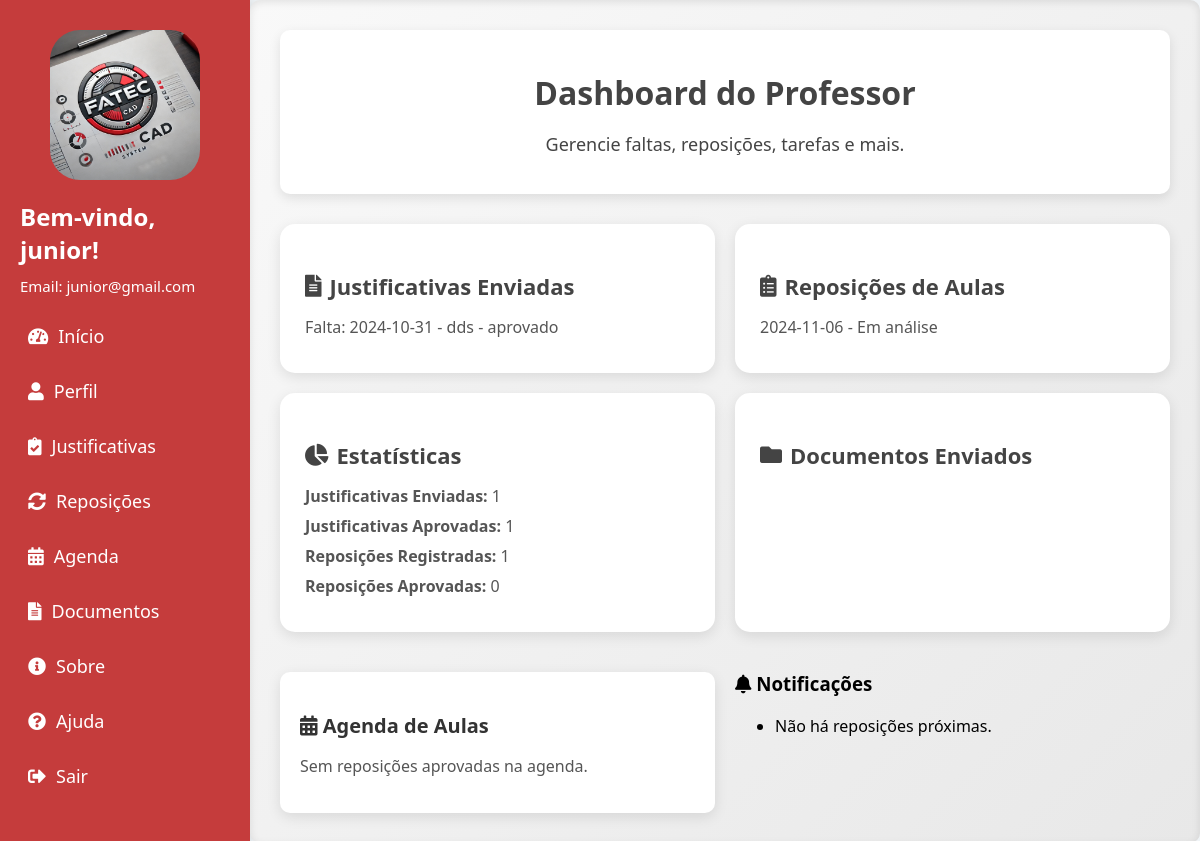
Page /professor_dashboard.php (signed in) on the committed database.
### tables this page shows
CREATE TABLE `justificativas` (
  `id` int(11) NOT NULL,
  `data_falta` date NOT NULL,
  `tipo_justificativa` varchar(100) DEFAULT NULL,
  `motivo` text DEFAULT NULL,
  `status` varchar(20) DEFAULT 'em análise',
  `data_envio` timestamp NOT NULL DEFAULT current_timestamp(),
  `motivo_rejeicao` text DEFAULT NULL,
  `comprovante` varchar(255) DEFAULT NULL,
  `usuario_id` int(11) NOT NULL
);

CREATE TABLE `reposicoes` (
  `id` int(11) NOT NULL,
  `data_reposicao` date NOT NULL,
  `horario_inicio` time DEFAULT NULL,
  `horario_termino` time DEFAULT NULL,
  `disciplina` varchar(100) DEFAULT NULL,
  `status` varchar(20) DEFAULT 'em análise',
  `data_envio` timestamp NOT NULL DEFAULT current_timestamp(),
  `motivo_rejeicao` text DEFAULT NULL,
  `usuario_id` int(11) DEFAULT NULL,
  `descricao` text NOT NULL
);

### professor_dashboard.php (the view, shortened to what this page needs)
<?php
require 'db.php';
$usuario_id = $_SESSION['user_id'];
$usuario_nome = $_SESSION['user_nome'];
$usuario_email = $_SESSION['user_email'];
try {
    $stmt_justificativas = $pdo->prepare("
        SELECT data_falta, tipo_justificativa, comprovante AS documento_nome,
               CASE
                   WHEN status = 'aprovado' THEN 'aprovado'
                   WHEN status = 'reprovado' THEN 'reprovado'
                   ELSE 'Em análise'
               END AS status
        FROM justificativas WHERE usuario_id = :usuario_id
    ");
    $stmt_justificativas->bindParam(':usuario_id', $usuario_id);
    $stmt_justificativas->execute();
    $justificativas = $stmt_justificativas->fetchAll(PDO::FETCH_ASSOC);
$stmt_reposicoes = $pdo->prepare("
    SELECT data_reposicao, descricao, horario_inicio,
           CASE
               WHEN status = 'Aprovada' THEN 'Aprovada'
               WHEN status = 'Reprovada' THEN 'Reprovada'
               ELSE 'Em análise'
           END AS status
    FROM reposicoes
    WHERE usuario_id = :usuario_id
    AND (status = 'Reprovada' OR status = 'Em análise' OR status = 'Aprovada')
");
$stmt_reposicoes->bindParam(':usuario_id', $usuario_id);
$stmt_reposicoes->execute();
$reposicoes = $stmt_reposicoes->fetchAll(PDO::FETCH_ASSOC);
    $stmt_eventos = $pdo->prepare("
        SELECT data_reposicao, descricao, horario_inicio, disciplina
        FROM reposicoes
        WHERE usuario_id = :usuario_id
        AND status = 'Aprovada'
        AND data_reposicao >= CURDATE()
        ORDER BY data_reposicao ASC
    ");
    $stmt_eventos->bindParam(':usuario_id', $usuario_id);
    $stmt_eventos->execute();
    $eventos = $stmt_eventos->fetchAll(PDO::FETCH_ASSOC);
    $stmt_notificacoes = $pdo->prepare("
        SELECT data_reposicao, descricao
        FROM reposicoes
        WHERE usuario_id = :usuario_id AND status = 'Aprovada' AND data_reposicao BETWEEN CURDATE() AND DATE_ADD(CURDATE(), INTERVAL 7 DAY)
    ");
    $stmt_notificacoes->bindParam(':usuario_id', $usuario_id);
    $stmt_notificacoes->execute();
    $notificacoes = $stmt_notificacoes->fetchAll(PDO::FETCH_ASSOC);
} catch (PDOException $e) {
    die("Erro ao buscar informações: " . $e->getMessage());
}
?>
<!DOCTYPE html>
<html lang="pt-br">
<head>
    <link rel="stylesheet" href="dashboard_professor.css">
    <link rel="stylesheet" href="https://use.fontawesome.com/releases/v5.8.2/css/all.css">
</head>
<body>
    <div class="dashboard-container">
        <div class="sidebar">
            <div class="sidebar-header">
                <img src="img/logo.jpg" id="logo" alt="Logo">
                <h2>Bem-vindo, <?php echo htmlspecialchars($usuario_nome); ?>!</h2>
                <p>Email: <?php echo htmlspecialchars($usuario_email); ?></p>
            </div>
            <nav class="sidebar-nav">
                <ul>
                    <li><a href="professor_dashboard.php"><i class="fas fa-tachometer-alt"></i> Início</a></li>
                    <li><a href="perfil.php"><i class="fas fa-user"></i> Perfil</a></li>
                    <li><a href="justificativa.php"><i class="fas fa-clipboard-check"></i> Justificativas</a></li>
                    <li><a href="reposicao.php"><i class="fas fa-sync-alt"></i> Reposições</a></li>
                    <li><a href="agenda.php"><i class="fas fa-calendar-alt"></i> Agenda</a></li>
                    <li><a href="documentos.php"><i class="fas fa-file-alt"></i> Documentos</a></li>
                    <li class="sobre"><a href="sobre.php"><i class="fas fa-info-circle"></i> Sobre</a></li>
                    <li class="ajuda"><a href="ajuda.php"><i class="fas fa-question-circle"></i> Ajuda</a></li>
                    <li><a href="logout.php"><i class="fas fa-sign-out-alt"></i> Sair</a></li>
                </ul>
            </nav>
        </div>
        <div class="content">
            <div class="header">
                <h1>Dashboard do Professor</h1>
                <p>Gerencie faltas, reposições, tarefas e mais.</p>
            </div>
            <div class="dashboard-cards">
    <div class="card">
        <h3><i class="fas fa-file-alt"></i> Justificativas Enviadas</h3>
        <ul>
            <?php if ($justificativas): ?>
                <?php foreach ($justificativas as $justificativa): ?>
                    <li>Falta: <?php echo htmlspecialchars($justificativa['data_falta']); ?> - <?php echo htmlspecialchars($justificativa['tipo_justificativa']); ?> - <?php echo htmlspecialchars($justificativa['status']); ?></li>
                <?php endforeach; ?>
            <?php else: ?>
                <li>Nenhuma justificativa enviada.</li>
            <?php endif; ?>
        </ul>
    </div>
    <div class="card">
        <h3><i class="fas fa-clipboard-list"></i> Reposições de Aulas</h3>
        <ul>
            <?php if ($reposicoes): ?>
                <?php foreach ($reposicoes as $reposicao): ?>
                    <li><?php echo htmlspecialchars($reposicao['data_reposicao']); ?> - <?php echo htmlspecialchars($reposicao['status']); ?></li>
                <?php endforeach; ?>
            <?php else: ?>
                <li>Nenhuma reposição registrada.</li>
            <?php endif; ?>
        </ul>
    </div>
    <div class="card">
        <h3><i class="fas fa-chart-pie"></i> Estatísticas</h3>
        <ul>
            <li><strong>Justificativas Enviadas:</strong> <?php echo count($justificativas); ?></li>
            <li><strong>Justificativas Aprovadas:</strong> <?php echo count(array_filter($justificativas, fn($j) => $j['status'] === 'aprovado')); ?></li>
            <li><strong>Reposições Registradas:</strong> <?php echo count($reposicoes); ?></li>
            <li><strong>Reposições Aprovadas:</strong> <?php echo count(array_filter($reposicoes, fn($r) => $r['status'] === 'Aprovada')); ?></li>
        </ul>
    </div>
  <div class="card">
                    <h3><i class="fas fa-folder"></i> Documentos Enviados</h3>
                </div>
            <div class="dashboard-section">
                <h3><i class="fas fa-calendar-alt"></i> Agenda de Aulas</h3>
                <ul>
                    <?php if ($eventos): ?>
                        <?php foreach ($eventos as $evento): ?>
                            <li><?php echo htmlspecialchars($evento['data_reposicao']); ?> - <?php echo htmlspecialchars($evento['descricao']); ?> - <?php echo htmlspecialchars($evento['horario_inicio']); ?> - <?php echo htmlspecialchars($evento['disciplina']); ?></li>
                        <?php endforeach; ?>
                    <?php else: ?>
                        <li>Sem reposições aprovadas na agenda.</li>
                    <?php endif; ?>
                </ul>
            </div>
            <div class="notification">
                <h3><i class="fas fa-bell"></i> Notificações</h3>
                <ul>
                    <?php if ($notificacoes): ?>
                        <?php foreach ($notificacoes as $notificacao): ?>
                            <li>Reposição em breve: <?php echo htmlspecialchars($notificacao['descricao']); ?> - <?php echo htmlspecialchars($notificacao['data_reposicao']); ?></li>
                        <?php endforeach; ?>
                    <?php else: ?>
                        <li>Não há reposições próximas.</li>
                    <?php endif; ?>
                </ul>
            </div>
        </div>
    </div>
</body>
</html>

### dashboard_professor.css (style rules this page uses)
body { font-family: 'Segoe UI', Tahoma, Geneva, Verdana, sans-serif; background-color: #f0f4f7; margin: 0; padding: 0; }
.dashboard-container { display: flex; height: 100vh; overflow: hidden; }
#logo { display: block; margin: 0 auto 20px; max-width: 100%; height: auto; max-height: 150px; border-radius: 20%; }
.sidebar { width: 210px; background-color: #c53c3c; color: white; padding: 30px 20px; box-shadow: 4px 0 10px rgba(0, 0, 0, 0.1); }
.sidebar-header h2 { margin: 0; font-size: 24px; font-weight: 600; }
.sidebar-header p { margin-top: 10px; font-size: 15px; color: #ffffff; }
.sidebar-nav ul { list-style-type: none; padding: 0; margin-top: 20px; }
.sidebar-nav li { margin: 15px 0; }
.sidebar-nav a { display: flex; align-items: center; color: white; text-decoration: none; font-size: 18px; padding: 8px; border-radius: 4px; transition: background-color 0.3s ease; }
.sidebar-nav i { margin-right: 10px; }
.content { flex: 1; padding: 30px; background: linear-gradient(135deg, #f9f9f9, #e8e8e8); overflow-y: auto; border-radius: 10px; box-shadow: inset 0 2px 8px rgba(0, 0, 0, 0.1); }
.header { margin-bottom: 30px; text-align: center; background: #fff; color: #444; padding: 20px 15px; border-radius: 10px; box-shadow: 0 4px 12px rgba(0, 0, 0, 0.1); }
.header h1 { font-size: 32px; font-weight: 700; margin-bottom: 5px; }
.header p { font-size: 18px; color: #444; }
.dashboard-cards { display: grid; grid-template-columns: repeat(auto-fill, minmax(300px, 1fr)); gap: 20px; margin-top: 20px; }
.card { background: #fff; border-radius: 15px; box-shadow: 0 4px 14px rgba(0, 0, 0, 0.1); padding: 25px; transition: transform 0.3s ease, box-shadow 0.3s ease; }
.card h3 { font-size: 22px; color: #444; margin-bottom: 15px; display: flex; align-items: center; gap: 8px; }
.card ul { list-style: none; padding: 0; margin: 10px 0; }
.card ul li { margin: 8px 0; font-size: 16px; color: #555; }
.dashboard-section { background: #ffffff; padding: 20px; border-radius: 10px; box-shadow: 0 4px 14px rgba(0, 0, 0, 0.1); margin-top: 20px; }
.dashboard-section h3 { font-size: 20px; color: #333; margin-bottom: 15px; }
.dashboard-section ul { list-style: none; padding: 0; }
.dashboard-section ul li { font-size: 16px; color: #555; margin-bottom: 10px; }

### rows in the picture
justificativas: data_falta "2024-10-31", tipo_justificativa "dds", status "aprovado"
reposicoes: data_reposicao "2024-11-06", status "Em análise"

### other values in the picture
$usuario_nome "junior"
$usuario_email "junior@gmail.com"
count($justificativas) "1"
count($reposicoes) "1"
